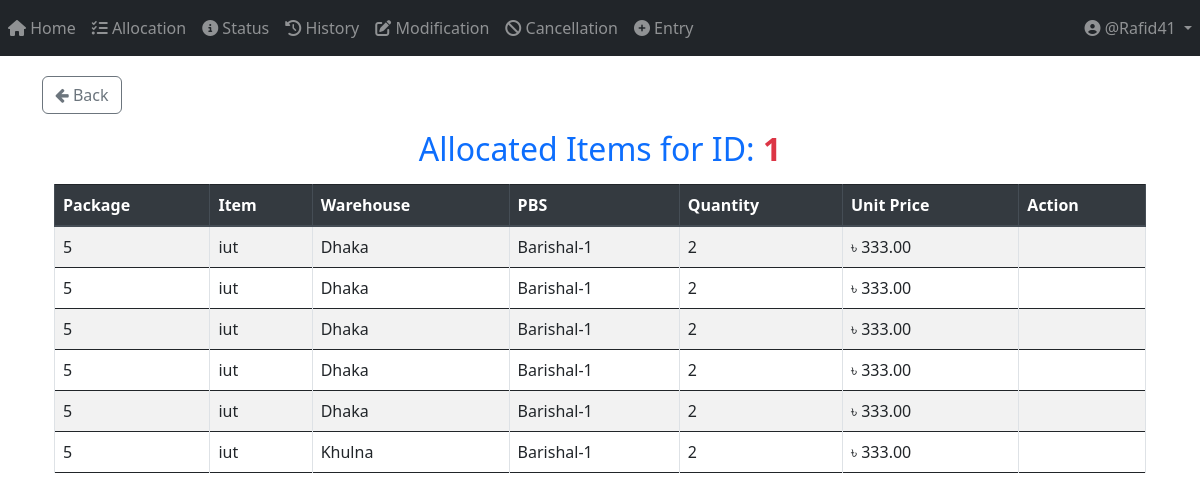
The app's page /modification/view-final-allocation/1/ (signed in), older data.
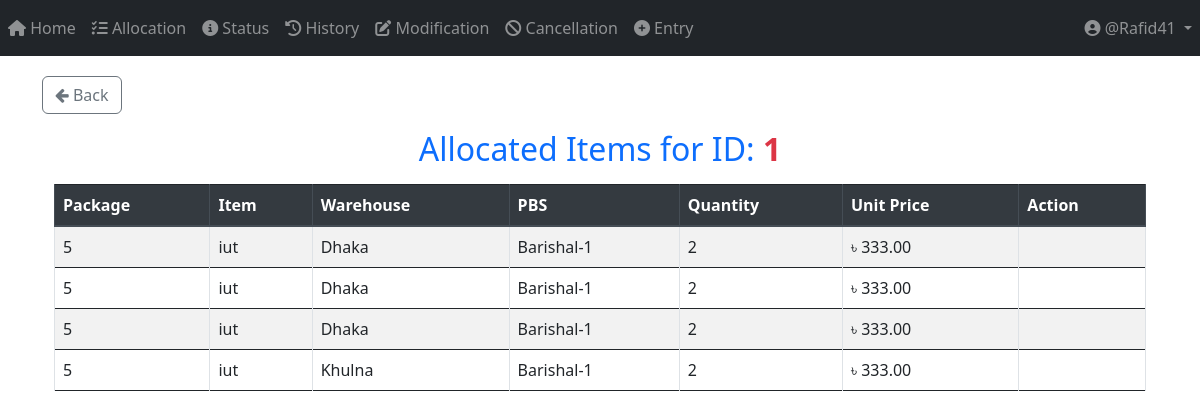
The same page, newer data.
### App_Allocation/models.py (models this page shows, shortened)
class Allocation_Number(models.Model):
    allocation_no = models.IntegerField(unique=True)
    user = models.ForeignKey(User, on_delete=models.CASCADE)
    STATUS_CHOICES = [
        ("Pending Approval", "Pending Approval"),
        ("Allocated", "Allocated"),
        ("Cancelled", "Cancelled"),
        ("Modified", "Modified"),
    ]
    status = models.CharField(
        max_length=100, choices=STATUS_CHOICES, default="Pending Approval"
    )
    def __str__(self):
        return str(self.allocation_no)

class Final_Allocation(models.Model):
    allocation_no = models.ForeignKey(Allocation_Number, on_delete=models.CASCADE)  # Deletes related allocations when removed
    item_primary_key = models.IntegerField(null=True)
    pbs = models.ForeignKey(PBS, on_delete=models.CASCADE)
    package = models.ForeignKey(Package, on_delete=models.CASCADE)
    item = models.ForeignKey(Item, on_delete=models.CASCADE)
    warehouse = models.CharField(max_length=50)
    quantity = models.IntegerField()
    price = models.DecimalField(max_digits=15, decimal_places=2)
    created_at = models.DateTimeField(auto_now_add=True)

class PBS(models.Model):
    name = models.TextField(unique=True)
    def __str__(self):
        return str(self.name)

### App_Entry/models.py (models this page shows, shortened)
class Package(models.Model):
    packageId = models.BigIntegerField(unique=True)

class Item(models.Model):
    WAREHOUSE_CHOICES = [
        ("Dhaka", "Dhaka"),
        ("Khulna", "Khulna"),
        ("Chittagong", "Chittagong"),
    ]
    UNIT_CHOICES = [
        ("Nos.", "Nos."),
        ("Mtr.", "Mtr."),
        ("Km.", "Km."),
        ("Set.", "Set."),
        ("Pair.", "Pair."),
    ]
    name = models.CharField(max_length=255)
    description = models.TextField(blank=True, null=True)
    warehouse = models.CharField(
        max_length=50, choices=WAREHOUSE_CHOICES, default="Dhaka"
    )
    unit_of_item = models.CharField(
        max_length=10, choices=UNIT_CHOICES, default="Nos."
    )  # Updated field
    unit_price = models.DecimalField(max_digits=15, decimal_places=2, default=0.00)
    quantity_of_item = models.BigIntegerField(default=0)
    package = models.ForeignKey(
        Package,
        on_delete=models.SET_NULL,
        related_name="package_of_item",
        null=True,
    )
    created_at = models.DateTimeField(default=now)

### App_Modification/views/delete_Item.py (the view)
# urls.py: path('view-final-allocation/<int:allocation_id>/', views.view_final_allocation, name='view_final_allocation'),
@login_required
def view_final_allocation(request, allocation_id):
    allocation_no_obj = get_object_or_404(Allocation_Number, id=allocation_id)
    allocations = Final_Allocation.objects.filter(allocation_no=allocation_no_obj)
    return render(
        request,
        "App_Modification/view_and_delete_Item.html",
        {
            "allocations": allocations,
            "allocation_no_obj": allocation_no_obj,
        },
    )

### templates/App_Modification/view_and_delete_Item.html (shortened to what this page needs)
{% extends 'base.html' %}
{% load static %}
{% block body_block %}
<a href="{% url 'App_Modification:modification_options' allocation_no_obj.pk  %}" class="btn btn-outline-secondary mb-3">
    <i class="fa fa-arrow-left"></i> Back
</a>
<h2 class="text-center text-primary">Allocated Items for ID: <b class="text-danger">{{ allocation_no_obj }}</b></h2>
<div class="container mt-3">
    <div class="table-responsive">
        <table class="table table-bordered table-striped">
            <thead class="thead-dark sticky-top">
                <tr>
                    <th>Package</th>
                    <th>Item</th>
                    <th>Warehouse</th>
                    <th>PBS</th>
                    <th>Quantity</th>
                    <th>Unit Price</th>
                    <th>Action</th>
                </tr>
            </thead>
            <tbody>
                {% if allocations %}
                    {% for allocation in allocations %}
                    <tr class="allocation-row">
                        <td>{{ allocation.package.packageId }}</td>
                        <td>{{ allocation.item.name }}</td>
                        <td>{{ allocation.warehouse }}</td>
                        <td>{{ allocation.pbs }}</td>
                        <td>{{ allocation.quantity }}</td>
                        <td>৳ {{ allocation.price }}</td>
                        <td class="text-center">
                        </td>
                    </tr>
                    {% endfor %}
                {% else %}
                    <tr>
                        <td colspan="7" class="text-center text-danger">No allocations available.</td>
                    </tr>
                {% endif %}
            </tbody>
        </table>
    </div>
</div>
{% endblock %}

### templates/base.html (shortened to what this page needs)
<!DOCTYPE html>
<html lang="en">
    <head>
        <link
            rel="stylesheet"
            href="https://maxcdn.bootstrapcdn.com/bootstrap/4.4.1/css/bootstrap.min.css"
        />
        <link rel="stylesheet" href="https://cdnjs.cloudflare.com/ajax/libs/font-awesome/6.4.2/css/all.min.css">
        <link rel="stylesheet" href="https://cdn.jsdelivr.net/npm/bootstrap@5.3.0/dist/css/bootstrap.min.css">
        <link
            href="https://maxcdn.bootstrapcdn.com/font-awesome/4.7.0/css/font-awesome.min.css"
            rel="stylesheet"
        />
        <link
            href="https://cdnjs.cloudflare.com/ajax/libs/bootstrap-datetimepicker/4.17.47/css/bootstrap-datetimepicker.min.css"
            rel="stylesheet"
        />
        <link
            rel="stylesheet"
            href="//code.jquery.com/ui/1.12.1/themes/base/jquery-ui.css"
        />
        <link
            rel="stylesheet"
            href="https://cdn.jsdelivr.net/npm/flatpickr/dist/flatpickr.min.css"
        />
    </head>
    <body>
        {% include "partials/navbar.html" %}
        <div class="container" style="padding-top: 20px">
            {% block body_block %} {% endblock %}
        </div>
    </body>
</html>

### templates/partials/navbar.html (shortened to what this page needs)
<nav class="navbar navbar-expand-sm navbar-dark bg-dark">
    <div class="collapse navbar-collapse" id="navbarNavDropdown">
        <ul class="navbar-nav mr-auto">
            {% if user.is_authenticated %}
                <li class="nav-item {% if request.resolver_match.url_name == 'home_page' %}active{% endif %}">
                    <a class="nav-link" href="{% url 'App_Home:home_page' %}">
                        <i class="fas fa-home"></i> Home
                    </a>
                </li>
                <li class="nav-item {% if request.resolver_match.url_name == 'allocation_page' %}active{% endif %}">
                    <a class="nav-link" href="{% url 'App_Allocation:allocation_page' %}">
                        <i class="fas fa-tasks"></i> Allocation
                    </a>
                </li>
                <li class="nav-item {% if request.resolver_match.url_name == 'status_page' %}active{% endif %}">
                    <a class="nav-link" href="{% url 'App_Status:status_page' %}">
                        <i class="fas fa-info-circle"></i> Status
                    </a>
                </li>
                <li class="nav-item {% if request.resolver_match.url_name == 'history_page' %}active{% endif %}">
                    <a class="nav-link" href="{% url 'App_History:history_page' %}">
                        <i class="fas fa-history"></i> History
                    </a>
                </li>
                <li class="nav-item {% if request.resolver_match.url_name == 'modification_menu' %}active{% endif %}">
                    <a class="nav-link" href="{% url 'App_Modification:modification_menu' %}">
                        <i class="fas fa-edit"></i> Modification
                    </a>
                </li>
                <li class="nav-item {% if request.resolver_match.url_name == 'cancellation' %}active{% endif %}">
                    <a class="nav-link" href="{% url 'App_Cancellation:cancellation' %}">
                        <i class="fas fa-ban"></i> Cancellation
                    </a>
                </li>
                <li class="nav-item {% if request.resolver_match.url_name == 'entry_page' %}active{% endif %}">
                    <a class="nav-link" href="{% url 'App_Entry:entry_page' %}">
                        <i class="fas fa-plus-circle"></i> Entry
                    </a>
                </li>
            {% endif %}
        </ul>
        <ul class="navbar-nav">
            {% if user.is_authenticated %}
                <li class="nav-item dropdown">
                    <a class="nav-link dropdown-toggle" href="#" id="userDropdown" role="button" data-toggle="dropdown">
                        <i class="fas fa-user-circle"></i> @{{ user.username }}
                    </a>
                </li>
            {% endif %}
        </ul>
    </div>
</nav>

Row changes from the older to the newer data that the page shows:
removed Final_Allocation: package.packageId "5", item.name "iut", warehouse "Dhaka", pbs "Barishal-1", quantity "2", price "333.00"
removed Final_Allocation: package.packageId "5", item.name "iut", warehouse "Dhaka", pbs "Barishal-1", quantity "2", price "333.00"
